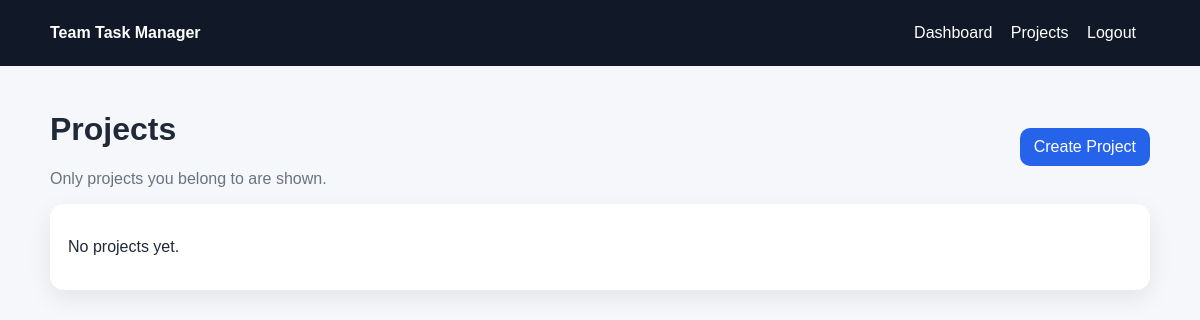
The page /projects/ (signed in) on the database as committed earlier.
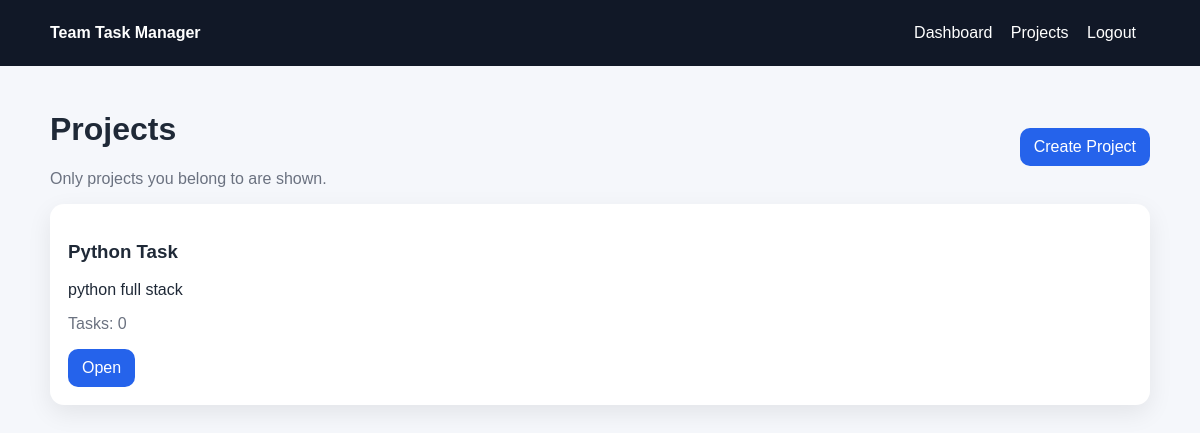
The same page on the database as committed later.
### manager/models.py (models this page shows, shortened)
class Project(models.Model):
    name = models.CharField(max_length=120)
    description = models.TextField(blank=True)
    created_by = models.ForeignKey(settings.AUTH_USER_MODEL, on_delete=models.CASCADE, related_name='created_projects')
    created_at = models.DateTimeField(auto_now_add=True)
    class Meta:
        ordering = ['-created_at']

### manager/views.py (the view)
# urls.py: path('projects/', views.project_list, name='project_list'),
@login_required
def project_list(request):
    projects = _user_projects(request.user).annotate(task_count=Count('tasks'))
    return render(request, 'manager/project_list.html', {'projects': projects})

### manager/views.py (called while the page is built)
def _user_projects(user):
    if user.is_superuser:
        return Project.objects.all()
    return Project.objects.filter(memberships__user=user).distinct()

### manager/templates/manager/project_list.html (shortened to what this page needs)
{% extends 'manager/base.html' %}
{% block content %}
<div style="display:flex;justify-content:space-between;align-items:center;gap:16px;">
  <div>
    <h1>Projects</h1>
    <p class="muted">Only projects you belong to are shown.</p>
  </div>
  <a class="btn" href="{% url 'project_create' %}">Create Project</a>
</div>
<div class="grid">
  {% for project in projects %}
  <div class="card">
    <h3>{{ project.name }}</h3>
    <p>{{ project.description|default:'No description.' }}</p>
    <p class="muted">Tasks: {{ project.task_count }}</p>
    <a class="btn" href="{% url 'project_detail' project.id %}">Open</a>
  </div>
  {% empty %}
  <div class="card"><p>No projects yet.</p></div>
  {% endfor %}
</div>
{% endblock %}

Rows that differ between the two databases and show on the page:
added Project: name "Python Task", description "python full stack", task_count "0"
Other text that changed with them:
text no longer shown: "No projects yet."
